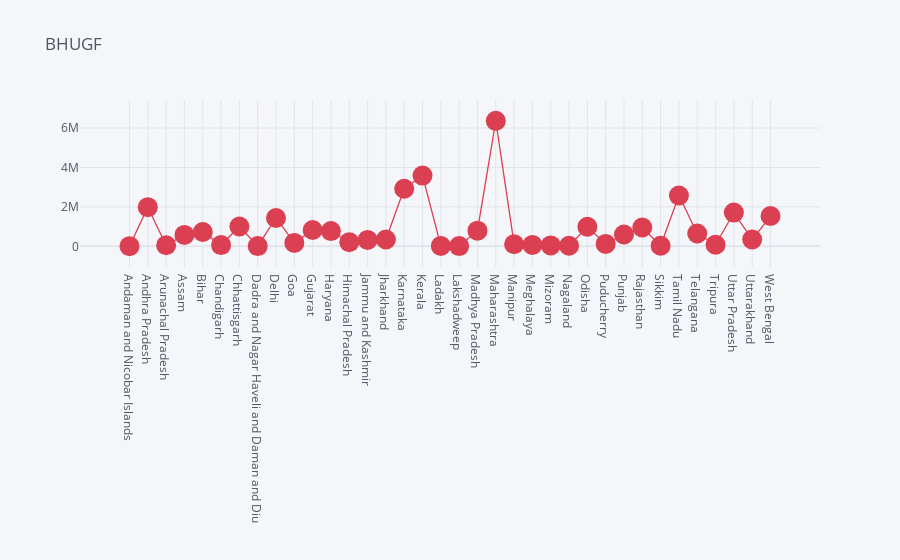

The notebook cell saved with this chart:
### Code cell
data_statewise.iplot(kind='scatter',x='State/UnionTerritory',y='Confirmed',mode='markers+lines',title='BHUGF',color='red',size=20)

### Figure 1 — Plotly figure (JSON) as saved in the notebook; plotly's stock layout.template omitted (floating-point values rounded to 4 significant figures)
{"data": [{"line": {"color": "rgba(219, 64, 82, 1.0)", "dash": "solid", "shape": "linear", "width": 1.3}, "marker": {"size": 20, "symbol": "circle"}, "mode": "markers+lines", "name": "Confirmed", "text": "", "type": "scatter", "x": ["Andaman and Nicobar Islands", "Andhra Pradesh", "Arunachal Pradesh", "Assam", "Bihar", "Chandigarh", "Chhattisgarh", "Dadra and Nagar Haveli and Daman and Diu", "Delhi", "Goa", "Gujarat", "Haryana", "Himachal Pradesh", "Jammu and Kashmir", "Jharkhand", "Karnataka", "Kerala", "Ladakh", "Lakshadweep", "Madhya Pradesh", "Maharashtra", "Manipur", "Meghalaya", "Mizoram", "Nagaland", "Odisha", "Puducherry", "Punjab", "Rajasthan", "Sikkim", "Tamil Nadu", "Telangana", "Tripura", "Uttar Pradesh", "Uttarakhand", "West Bengal"], "y": [7548, 1985182, 50605, 576149, 725279, 61992, 1003356, 10654, 1436852, 172085, 825085, 770114, 208616, 322771, 347440, 2921049, 3586693, 20411, 10263, 791980, 6363442, 105424, 69769, 46320, 28811, 988997, 121766, 599573, 953851, 28018, 2579130, 650353, 80660, 1708812, 342462, 1534999]}], "layout": {"legend": {"bgcolor": "#F5F6F9", "font": {"color": "#4D5663"}}, "paper_bgcolor": "#F5F6F9", "plot_bgcolor": "#F5F6F9", "title": {"font": {"color": "#4D5663"}, "text": "BHUGF"}, "xaxis": {"gridcolor": "#E1E5ED", "showgrid": true, "tickfont": {"color": "#4D5663"}, "title": {"font": {"color": "#4D5663"}, "text": ""}, "zerolinecolor": "#E1E5ED"}, "yaxis": {"gridcolor": "#E1E5ED", "showgrid": true, "tickfont": {"color": "#4D5663"}, "title": {"font": {"color": "#4D5663"}, "text": ""}, "zerolinecolor": "#E1E5ED"}}}
